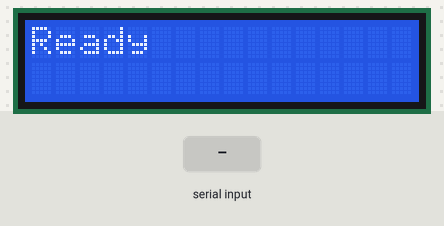
The sketch below on a simulated Arduino Uno, built with avr-gcc and run on an emulated ATmega328P. Shown: 16×2 character LCD. The inputs (shaded band) are chosen by the test bench. What the sketch prints to the serial monitor is not drawn.

Above: at 1.0 s.
1.1 s: byte 30 received over Serial
At 2.3 s:
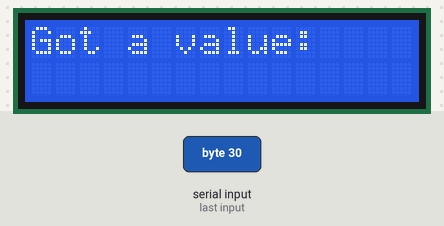
Timing chart, 0 to 4.1 s (numbered marks = the images above; inputs shaded):
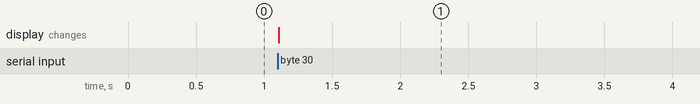

Measured:
- after the input at 1.1 s, the display: changes at once (image 1)

The sketch:

ArduinoTest.ino
```cpp
#include <stdio.h>
#include <math.h>
#include <LiquidCrystal.h>

LiquidCrystal lcd(7, 8, 9, 10, 11, 12);

void setup() {
  Serial.begin(9600);
  lcd.begin(16, 2);
  lcd.print("Ready");

  receive_data();
}

void loop() {

}

void receive_data() {
  char echo;
  while (true) {
    if (Serial.available() > 0) {
      echo = Serial.read();
      lcd.clear();
      lcd.print("Got a value: ");
      lcd.print(echo);
      break;
    }
  }

  Serial.print(echo);

  while (true);
}
```
